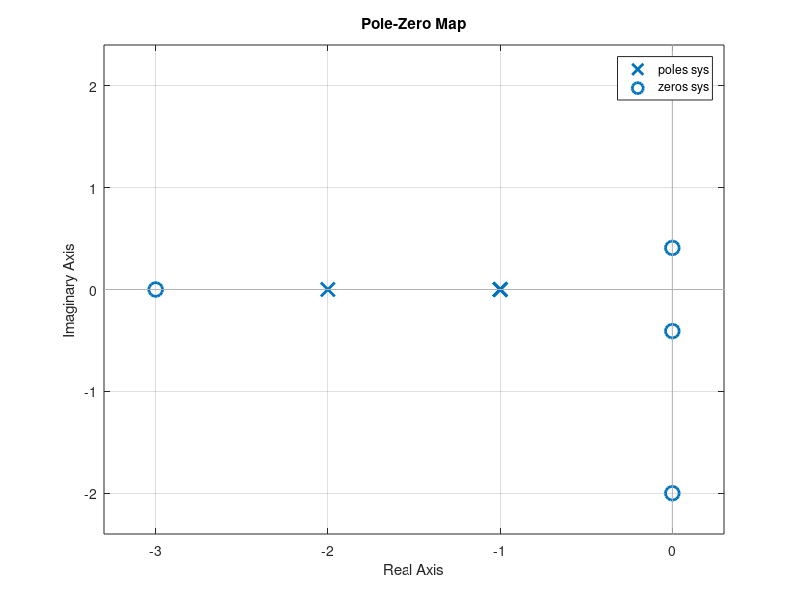

Reproduce this figure in MATLAB.
% Chapter 2: Figure 2.49
%    Transfer function example for G(s) and H(s).
%
numg=[6 0 1]; deng=[1 3 3 1]; sysg=tf(numg,deng);
z=zero(sysg)
%
p=pole(sysg)
%
n1=[1 1]; n2=[1 2]; d1=[1 2*i]; d2=[1 -2*i]; d3=[1 3];
numh=conv(n1,n2); denh=conv(d1,conv(d2,d3));
sysh=tf(numh,denh)
%
sys=sysg/sysh
%
% Generate pole-zero map in Figure 2.48
%
pzmap(sys)
